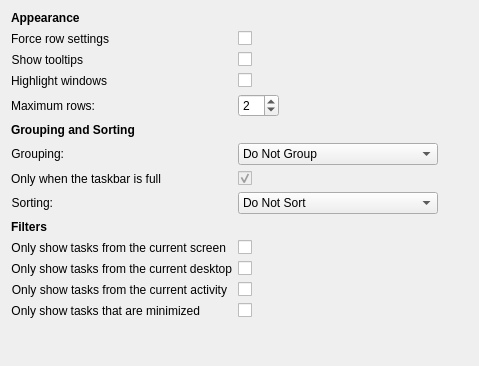
<?xml version="1.0" encoding="UTF-8"?>
<ui version="4.0">
 <class>tasksConfig</class>
 <widget class="QWidget" name="tasksConfig">
  <property name="geometry">
   <rect>
    <x>0</x>
    <y>0</y>
    <width>479</width>
    <height>366</height>
   </rect>
  </property>
  <layout class="QFormLayout" name="formLayout">
   <item row="0" column="0">
    <widget class="QLabel" name="label_5">
     <property name="sizePolicy">
      <sizepolicy hsizetype="Expanding" vsizetype="Preferred">
       <horstretch>0</horstretch>
       <verstretch>0</verstretch>
      </sizepolicy>
     </property>
     <property name="font">
      <font>
       <weight>75</weight>
       <bold>true</bold>
      </font>
     </property>
     <property name="text">
      <string>Appearance</string>
     </property>
    </widget>
   </item>
   <item row="1" column="0">
    <widget class="QLabel" name="label_7">
     <property name="text">
      <string>Force row settings</string>
     </property>
     <property name="alignment">
      <set>Qt::AlignRight|Qt::AlignTrailing|Qt::AlignVCenter</set>
     </property>
     <property name="buddy">
      <cstring>fillRows</cstring>
     </property>
    </widget>
   </item>
   <item row="1" column="1">
    <widget class="QCheckBox" name="kcfg_fillRows">
     <property name="text">
      <string/>
     </property>
    </widget>
   </item>
   <item row="2" column="0">
    <widget class="QLabel" name="label_8">
     <property name="text">
      <string>Show tooltips</string>
     </property>
     <property name="alignment">
      <set>Qt::AlignRight|Qt::AlignTrailing|Qt::AlignVCenter</set>
     </property>
     <property name="buddy">
      <cstring>showTooltip</cstring>
     </property>
    </widget>
   </item>
   <item row="2" column="1">
    <widget class="QCheckBox" name="kcfg_showTooltip">
     <property name="text">
      <string/>
     </property>
    </widget>
   </item>
   <item row="3" column="0">
    <widget class="QLabel" name="label_9">
     <property name="text">
      <string>Highlight windows</string>
     </property>
     <property name="alignment">
      <set>Qt::AlignRight|Qt::AlignTrailing|Qt::AlignVCenter</set>
     </property>
     <property name="buddy">
      <cstring>highlightWindows</cstring>
     </property>
    </widget>
   </item>
   <item row="3" column="1">
    <widget class="QCheckBox" name="kcfg_highlightWindows">
     <property name="text">
      <string/>
     </property>
    </widget>
   </item>
   <item row="4" column="0">
    <widget class="QLabel" name="label_3">
     <property name="text">
      <string>Maximum rows:</string>
     </property>
     <property name="alignment">
      <set>Qt::AlignRight|Qt::AlignTrailing|Qt::AlignVCenter</set>
     </property>
     <property name="buddy">
      <cstring>maxRows</cstring>
     </property>
    </widget>
   </item>
   <item row="4" column="1">
    <layout class="QHBoxLayout" name="horizontalLayout_3">
     <item>
      <widget class="KIntSpinBox" name="kcfg_maxRows">
       <property name="minimum">
        <number>1</number>
       </property>
       <property name="value">
        <number>2</number>
       </property>
      </widget>
     </item>
     <item>
      <spacer name="horizontalSpacer_2">
       <property name="orientation">
        <enum>Qt::Horizontal</enum>
       </property>
       <property name="sizeHint" stdset="0">
        <size>
         <width>47</width>
         <height>23</height>
        </size>
       </property>
      </spacer>
     </item>
    </layout>
   </item>
   <item row="5" column="0">
    <widget class="QLabel" name="label_6">
     <property name="sizePolicy">
      <sizepolicy hsizetype="Expanding" vsizetype="Preferred">
       <horstretch>0</horstretch>
       <verstretch>0</verstretch>
      </sizepolicy>
     </property>
     <property name="font">
      <font>
       <weight>75</weight>
       <bold>true</bold>
      </font>
     </property>
     <property name="text">
      <string>Grouping and Sorting</string>
     </property>
    </widget>
   </item>
   <item row="6" column="0">
    <widget class="QLabel" name="label">
     <property name="text">
      <string>Grouping:</string>
     </property>
     <property name="alignment">
      <set>Qt::AlignRight|Qt::AlignTrailing|Qt::AlignVCenter</set>
     </property>
     <property name="buddy">
      <cstring>groupingStrategy</cstring>
     </property>
    </widget>
   </item>
   <item row="6" column="1">
    <layout class="QHBoxLayout" name="horizontalLayout">
     <item>
      <widget class="QComboBox" name="kcfg_groupingStrategy">
       <property name="minimumSize">
        <size>
         <width>200</width>
         <height>0</height>
        </size>
       </property>
       <item>
        <property name="text">
         <string>Do Not Group</string>
        </property>
       </item>
       <item>
        <property name="text">
         <string>Manually</string>
        </property>
       </item>
       <item>
        <property name="text">
         <string>By Program Name</string>
        </property>
       </item>
      </widget>
     </item>
     <item>
      <spacer name="horizontalSpacer_3">
       <property name="orientation">
        <enum>Qt::Horizontal</enum>
       </property>
       <property name="sizeHint" stdset="0">
        <size>
         <width>40</width>
         <height>20</height>
        </size>
       </property>
      </spacer>
     </item>
    </layout>
   </item>
   <item row="7" column="0">
    <widget class="QLabel" name="label_10">
     <property name="text">
      <string>Only when the taskbar is full</string>
     </property>
     <property name="alignment">
      <set>Qt::AlignRight|Qt::AlignTrailing|Qt::AlignVCenter</set>
     </property>
     <property name="buddy">
      <cstring>groupWhenFull</cstring>
     </property>
    </widget>
   </item>
   <item row="7" column="1">
    <widget class="QCheckBox" name="kcfg_groupWhenFull">
     <property name="enabled">
      <bool>false</bool>
     </property>
     <property name="text">
      <string/>
     </property>
     <property name="checked">
      <bool>true</bool>
     </property>
    </widget>
   </item>
   <item row="8" column="0">
    <widget class="QLabel" name="label_2">
     <property name="text">
      <string>Sorting:</string>
     </property>
     <property name="alignment">
      <set>Qt::AlignRight|Qt::AlignTrailing|Qt::AlignVCenter</set>
     </property>
     <property name="buddy">
      <cstring>sortingStrategy</cstring>
     </property>
    </widget>
   </item>
   <item row="8" column="1">
    <layout class="QHBoxLayout" name="horizontalLayout_2">
     <item>
      <widget class="QComboBox" name="kcfg_sortingStrategy">
       <property name="minimumSize">
        <size>
         <width>200</width>
         <height>0</height>
        </size>
       </property>
       <item>
        <property name="text">
         <string>Do Not Sort</string>
        </property>
       </item>
       <item>
        <property name="text">
         <string>Manually</string>
        </property>
       </item>
       <item>
        <property name="text">
         <string>Alphabetically</string>
        </property>
       </item>
       <item>
        <property name="text">
         <string>By Desktop</string>
        </property>
       </item>
      </widget>
     </item>
     <item>
      <spacer name="horizontalSpacer_4">
       <property name="orientation">
        <enum>Qt::Horizontal</enum>
       </property>
       <property name="sizeHint" stdset="0">
        <size>
         <width>40</width>
         <height>20</height>
        </size>
       </property>
      </spacer>
     </item>
    </layout>
   </item>
   <item row="9" column="0">
    <widget class="QLabel" name="label_4">
     <property name="sizePolicy">
      <sizepolicy hsizetype="Expanding" vsizetype="Preferred">
       <horstretch>0</horstretch>
       <verstretch>0</verstretch>
      </sizepolicy>
     </property>
     <property name="font">
      <font>
       <weight>75</weight>
       <bold>true</bold>
      </font>
     </property>
     <property name="text">
      <string>Filters</string>
     </property>
    </widget>
   </item>
   <item row="10" column="0">
    <widget class="QLabel" name="label_11">
     <property name="text">
      <string>Only show tasks from the current screen</string>
     </property>
     <property name="alignment">
      <set>Qt::AlignRight|Qt::AlignTrailing|Qt::AlignVCenter</set>
     </property>
     <property name="buddy">
      <cstring>showOnlyCurrentScreen</cstring>
     </property>
    </widget>
   </item>
   <item row="10" column="1">
    <widget class="QCheckBox" name="kcfg_showOnlyCurrentScreen">
     <property name="text">
      <string/>
     </property>
    </widget>
   </item>
   <item row="11" column="0">
    <widget class="QLabel" name="label_12">
     <property name="text">
      <string>Only show tasks from the current desktop</string>
     </property>
     <property name="alignment">
      <set>Qt::AlignRight|Qt::AlignTrailing|Qt::AlignVCenter</set>
     </property>
     <property name="buddy">
      <cstring>showOnlyCurrentDesktop</cstring>
     </property>
    </widget>
   </item>
   <item row="11" column="1">
    <widget class="QCheckBox" name="kcfg_showOnlyCurrentDesktop">
     <property name="text">
      <string/>
     </property>
    </widget>
   </item>
   <item row="12" column="0">
    <widget class="QLabel" name="label_14">
     <property name="text">
      <string>Only show tasks from the current activity</string>
     </property>
     <property name="alignment">
      <set>Qt::AlignRight|Qt::AlignTrailing|Qt::AlignVCenter</set>
     </property>
     <property name="buddy">
      <cstring>showOnlyCurrentActivity</cstring>
     </property>
    </widget>
   </item>
   <item row="12" column="1">
    <widget class="QCheckBox" name="kcfg_showOnlyCurrentActivity">
     <property name="text">
      <string/>
     </property>
    </widget>
   </item>
   <item row="13" column="0">
    <widget class="QLabel" name="label_13">
     <property name="text">
      <string>Only show tasks that are minimized</string>
     </property>
     <property name="alignment">
      <set>Qt::AlignRight|Qt::AlignTrailing|Qt::AlignVCenter</set>
     </property>
     <property name="buddy">
      <cstring>showOnlyMinimized</cstring>
     </property>
    </widget>
   </item>
   <item row="13" column="1">
    <widget class="QCheckBox" name="kcfg_showOnlyMinimized">
     <property name="text">
      <string/>
     </property>
    </widget>
   </item>
   <item row="14" column="1">
    <spacer name="verticalSpacer">
     <property name="orientation">
      <enum>Qt::Vertical</enum>
     </property>
     <property name="sizeHint" stdset="0">
      <size>
       <width>0</width>
       <height>5</height>
      </size>
     </property>
    </spacer>
   </item>
  </layout>
 </widget>
 <customwidgets>
  <customwidget>
   <class>KIntSpinBox</class>
   <extends>QSpinBox</extends>
   <header>knuminput.h</header>
  </customwidget>
 </customwidgets>
 <resources/>
 <connections/>
</ui>
